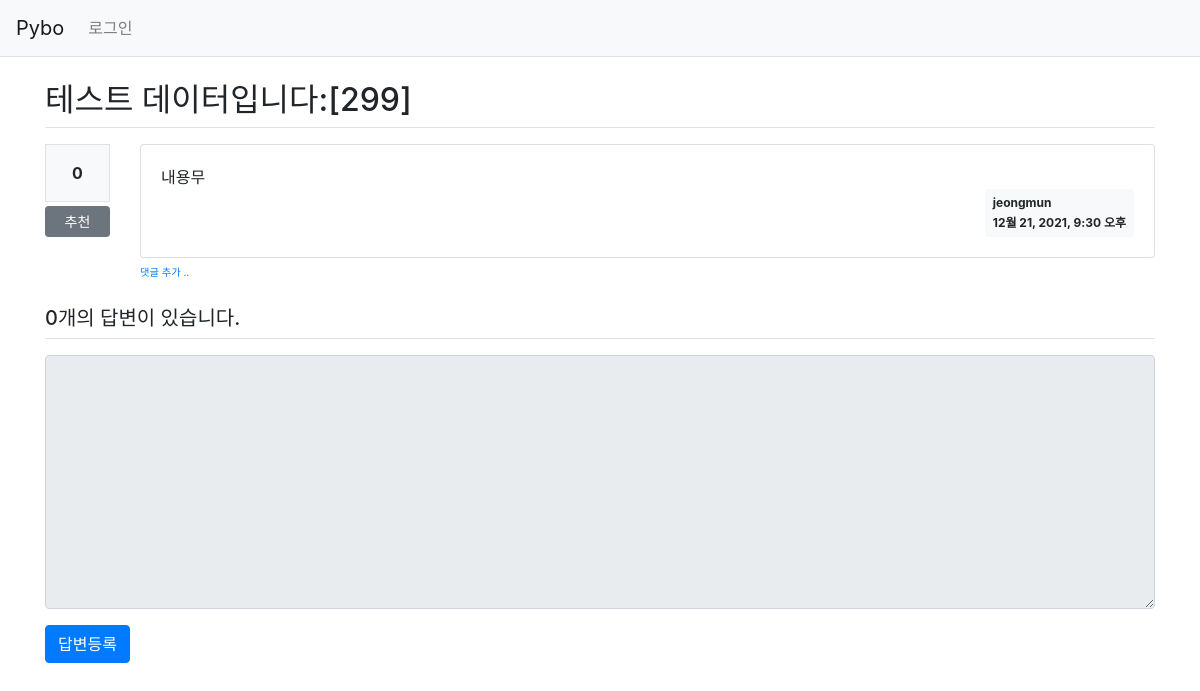
Before: /pybo/306/ with the older database file.
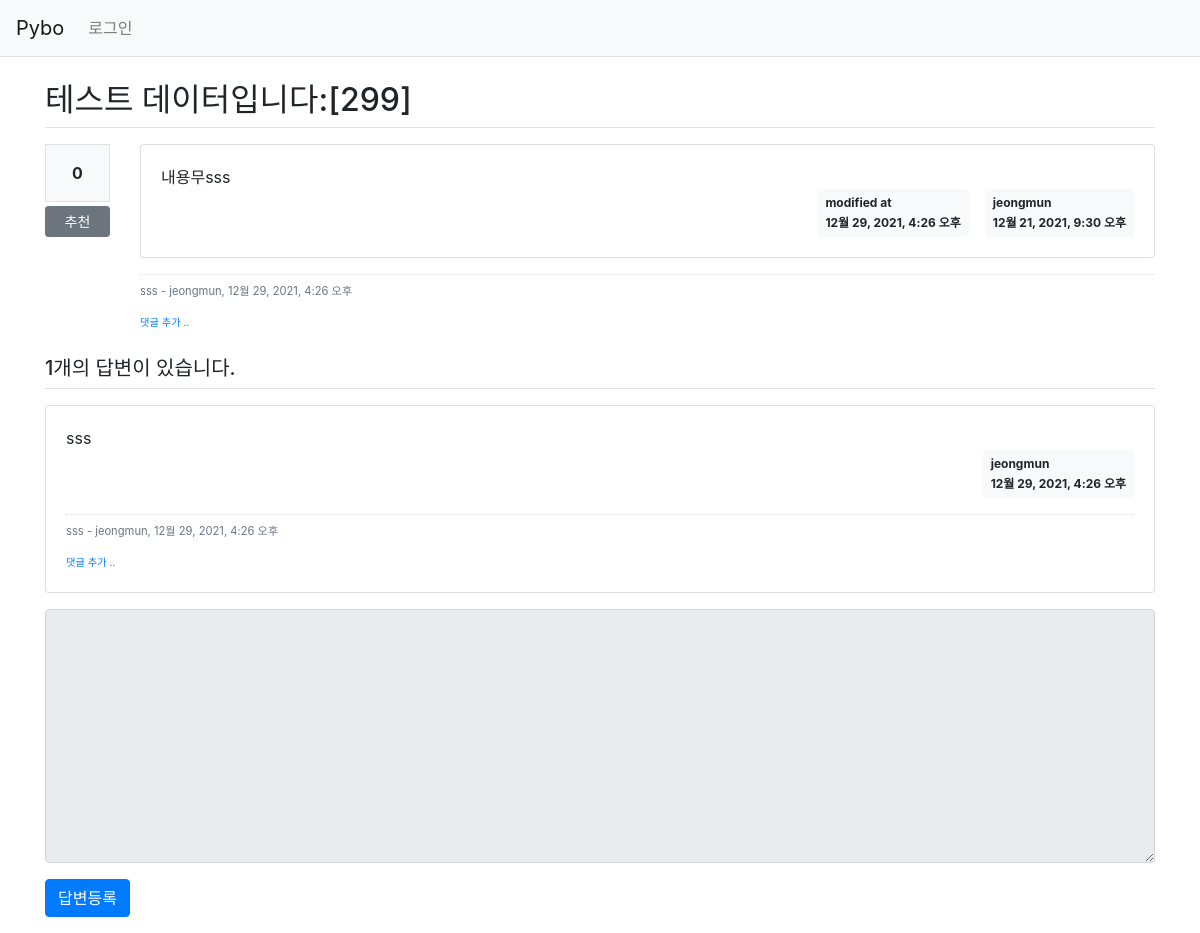
After: the same page with the newer database file.
### pybo/models.py (models this page shows, shortened)
class Question(models.Model):
	author = models.ForeignKey(User, on_delete=models.CASCADE, related_name='author_question')  # on-delete 옵션 :계정이 삭제되면 이 계정이 작성한 질문을 모두 삭제
	subject = models.CharField(max_length=200)  # 글자 수가 제한된 필드의 경우 CharField 사용
	content = models.TextField()                # 글자 수를 제한할 수 없을 땐 TextField 사용
	create_date = models.DateTimeField()
	modify_date = models.DateTimeField(null=True, blank=True)
	voter = models.ManyToManyField(User, related_name='voter_question') # 추천인 추가

class Comment(models.Model):
	author = models.ForeignKey(User, on_delete=models.CASCADE)
	content  = models.TextField()
	create_date = models.DateTimeField()
	modify_date = models.DateTimeField(null=True, blank=True)
	question = models.ForeignKey(Question, null=True, blank=True, on_delete=models.CASCADE)
	answer = models.ForeignKey(Answer, null=True, blank=True, on_delete=models.CASCADE)

class Answer(models.Model):
	author = models.ForeignKey(User, on_delete=models.CASCADE, related_name='author_answer')
	question = models.ForeignKey(Question, on_delete=models.CASCADE) #CASCADE는 이 답변과 연결된 질문이 삭제될 경우 함께 삭제된다는 의미(종속된다는 의미)
	content = models.TextField()
	create_date = models.DateTimeField()
	modify_date = models.DateTimeField(null=True, blank=True) # blank=True 의미 : form.is_valid() 유효성 검사 없어도 된다는 의미
	voter = models.ManyToManyField(User, related_name='voter_answer')

### pybo/views/base_views.py (the view)
# urls.py: path('<int:question_id>/', base_views.detail, name='detail'),
def detail(request, question_id):
	question = get_object_or_404(Question, pk=question_id)
	context = {'question': question}
	return render(request, './templates/pybo/question_detail.html', context)

### templates/pybo/question_detail.html (shortened to what this page needs)
{% extends '../base.html' %}
{% block content %}
<div class="container my-3">
    <h2 class="border-bottom py-2">{{ question.subject }}</h2>
    <div class="row my-3">
        <div class="col-1">
            <div class="bg-light text-center p-3 border font-weight-bolder mb-1">{{question.voter.count}}</div>
            <a href="#" data-uri="{% url 'pybo:vote_question' question.id  %}"
               class="recommend btn btn-sm btn-secondary btn-block my-1">추천</a>
        </div>
        <div class="col-11">
    <div class="card">
        <div class="card-body">
            <div class="card-text" style="white-space: pre-line;">{{ question.content }}</div>
            <div class="d-flex justify-content-end">
                {% if question.modify_date %}
                <div class="badge badge-light p-2 text-left mx-3">
                    <div class="mb-2">modified at</div>
                    <div>{{ question.modify_date }}</div>
                </div>
                {% endif %}
                <div class="badge badge-light p-2 text-left">
                    <div class="mb-2">{{ question.author.username }}</div>
                    <div>{{ question.create_date }}</div>
                </div>
            </div>
        </div>
    </div>
            {% if question.comment_set.count > 0 %}
            <div class="mt-3">
            {% for comment in question.comment_set.all %}
                <div class="comment py-2 text-muted">
                    <span style="white-space: pre-line;">{{ comment.content }}</span>
                    <span>
                        - {{ comment.author }}, {{ comment.create_date }}
                    </span>
                </div>
            {% endfor %}
            </div>
            {% endif %}
            <div>
                <a href="{% url 'pybo:comment_create_question' question.id  %}"
                class="small"><small>댓글 추가 ..</small></a>
            </div>
        </div>
    </div>
    <h5 class="border-bottom my-3 py-2">{{question.answer_set.count}}개의 답변이 있습니다.</h5>
    {% for answer in question.answer_set.all %}
    <div class="card my-3">
        <div class="card-body">
            <div class="card-text" style="white-space: pre-line;">{{ answer.content }}</div>
            <div class="d-flex justify-content-end">
                <div class="badge badge-light p-2 text-left">
                    <div class="mb-2">{{ answer.author.username }}</div>
                    <div>{{ answer.create_date }}</div>
                </div>
            </div>
            {% if answer.comment_set.count > 0 %}
            <div class="mt-3">
            {% for comment in answer.comment_set.all %}
                <div class="comment py-2 text-muted">
                    <span style="white-space: pre-line;">{{ comment.content }}</span>
                    <span>
                        - {{ comment.author }}, {{ comment.create_date }}
                    </span>
                </div>
            {% endfor %}
            </div>
            {% endif %}
            <div>
                <a href="{% url 'pybo:comment_create_answer' answer.id  %}"
                   class="small"><small>댓글 추가 ..</small></a>
            </div>
        </div>
    </div>
    {% endfor %}
    <form action="{% url 'pybo:answer_create' question.id %}" method="post" class="my-3">
        <div class="form-group">
            <textarea {% if not user.is_authenticated %}disabled{% endif %}
                name="content" id="content" class="form-control" rows="10"></textarea>
        </div>
        <input type="submit" value="답변등록" class="btn btn-primary">
    </form>
</div>
{% endblock %}

### templates/base.html (shortened to what this page needs)
{% load static %}
<!doctype html>
<html lang="ko">
<head>
    <link rel="stylesheet" type="text/css" href="{% static 'bootstrap.min.css' %}">
    <link rel="stylesheet" type="text/css" href="{% static 'style.css' %}">
</head>
<body>
{% include "./navbar.html" %}
{% block content %}
{% endblock %}
</body>
</html>

### templates/navbar.html (shortened to what this page needs)
<nav class="navbar navbar-expand-lg navbar-light bg-light border-bottom">
    <a class="navbar-brand" href="{% url 'pybo:index' %}">Pybo</a>
    <div class="collapse navbar-collapse flex-grow-0" id="navbarNav">
        <ul class="navbar-nav">
            <li class="nav-item">
                {% if user.is_authenticated %}
                <a class="nav-link" href="{% url 'common:logout' %}">{{ user.username }} (로그아웃)</a>
                {% else %}
                <a class="nav-link" href="{% url 'common:login' %}">로그인</a>
                {% endif %}
            </li>
        </ul>
    </div>
</nav>

### static/style.css (style rules this page uses)
.comment { border-top:dotted 1px #ddd; font-size:0.7em; }

Changed rows visible on the page:
changed Question "테스트 데이터입니다:[299]": content "내용무" → "내용무sss"; modify_date (not shown) → "12월 29, 2021, 4:26 오후"; answer_set.count "0" → "1"
added Comment: content "sss", author "jeongmun", create_date "12월 29, 2021, 4:26 오후", shown under "테스트 데이터입니다:[299]"
added Answer: content "sss", author.username "jeongmun", create_date "12월 29, 2021, 4:26 오후"
added Comment: content "sss", author "jeongmun", create_date "12월 29, 2021, 4:26 오후"
Other visible differences:
text now shown: "modified at"
